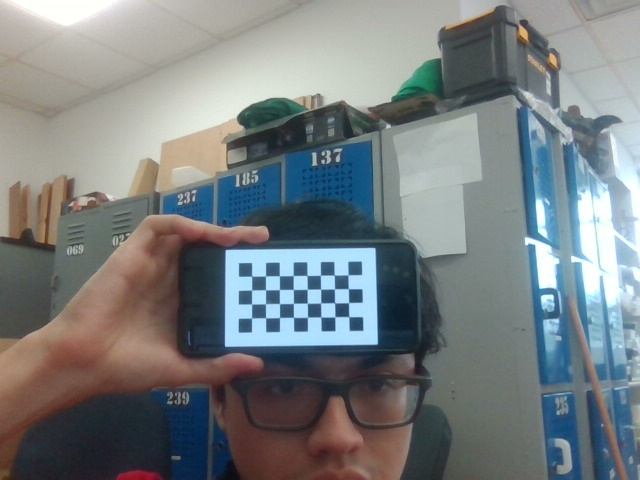
#> input picture vision_challenge04/calibrationImg/calibrationImg_0.jpg, 640 x 480 px; its folder holds 4 pictures in this run
$ python -i cameraCalibration.py   (imports and definitions only)
#> lines starting #> are read from the running program, lines starting #| are printed output that depends on the picture; after the words box and inside, x2 and y2 are one past the last pixel; in counts of white or black regions, pixels touching at a corner belong together
import cv2
import numpy as np
import glob
import os
import pathlib

BASE_DIR = str(pathlib.Path(__file__).resolve().parent)

def getPics(calibrationDir):
    cap = cv2.VideoCapture(0)
    cnt = 0
    while True:
        ret, frame = cap.read()
        if not ret or cnt >= 10:
            break
        cv2.imshow('camera', frame)
        img_name = os.path.join(calibrationDir, f'calibrationImg_{cnt}.jpg')
        if cv2.waitKey(1) & 0xFF==ord('1'):
            cv2.imwrite(img_name, frame)
            cv2.imshow('Captured img', frame)
            cnt += 1
    cap.release()
    cv2.destroyAllWindows()

def calibrate(showPics=True, takePic=False):
#> called with showPics = True, takePic = False
    calibrationDir = os.path.join(BASE_DIR,'calibrationImg')

    if takePic:
        getPics(calibrationDir)

    imgPathList = glob.glob(os.path.join(calibrationDir, 'calibrationImg_*.jpg'))
    print("Calibrating with {} images".format(len(imgPathList)))
    nRows = 7
    nCols = 7
    square_size = 0.7 #cm
    termCriteria = (cv2.TERM_CRITERIA_EPS + cv2.TERM_CRITERIA_MAX_ITER, 30, 0.001)
    worldPtsCur = np.zeros((nRows*nCols, 3), np.float32)
    worldPtsCur[:,:2] = np.mgrid[0:nRows, 0:nCols].T.reshape(-1,2)
    worldPtsCur = worldPtsCur*square_size
    worldPtsList = []
    imgPtsList = []

    # create hsv bounds with the following values hMin = 100 , sMin = 20, vMin = 135), (hMax = 135 , sMax = 100, vMax = 190)
    lower = np.array([100, 20, 135])
    upper = np.array([135, 100, 190])

    for curImgPath in imgPathList:
        imgBGR = cv2.imread(curImgPath)
#> imgBGR is the input picture: shape (480, 640, 3); mean B, G, R 128, 126.1, 120.1
        imgGrey = cv2.cvtColor(imgBGR, cv2.COLOR_BGR2GRAY)
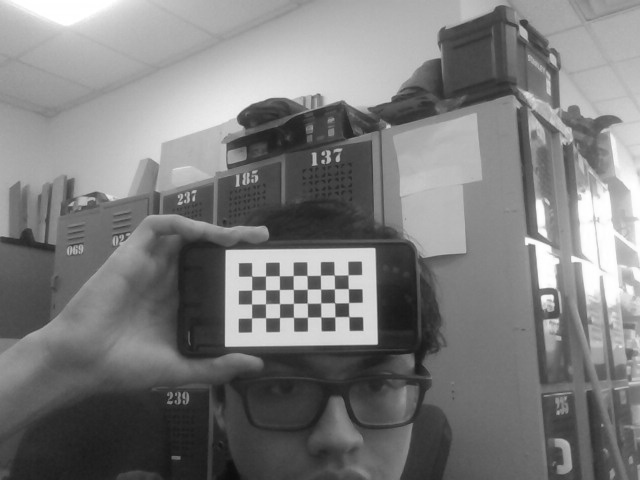
#> imgGrey: shape (480, 640); min 13, max 255, mean 124.5
        imgHSV = cv2.cvtColor(imgBGR, cv2.COLOR_BGR2HSV)
#> imgHSV: shape (480, 640, 3); mean H, S, V 67.4, 59.1, 138.7
        mask = cv2.inRange(imgHSV, lower, upper)
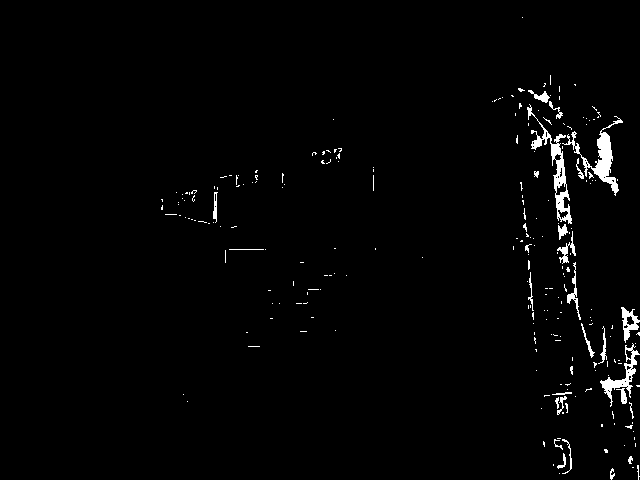
#> mask: shape (480, 640); 1.7% white; 236 white regions (207 under 20 px), largest, box (x1, y1, x2, y2) and area: (527, 104, 572, 224) 998, (562, 116, 623, 196) 971, (600, 343, 640, 407) 567
        cv2.imshow('Mask', mask)
        krn = cv2.getStructuringElement(cv2.MORPH_RECT, (50, 30))
        dlt = cv2.dilate(mask, krn, iterations=5)
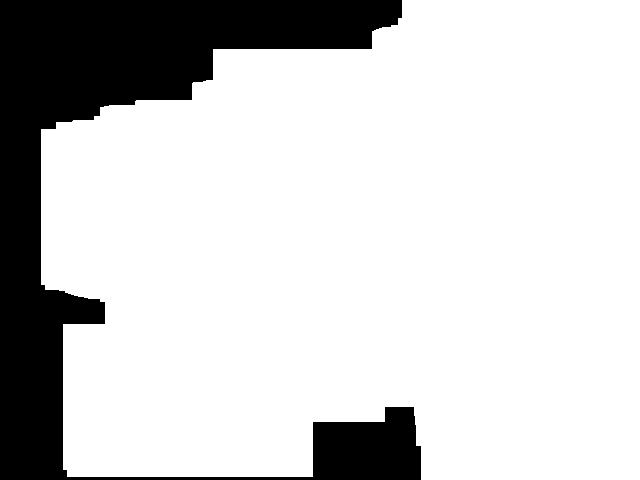
#> dlt: shape (480, 640); 80.7% white; 1 black region, box (x1, y1, x2, y2) and area: (0, 0, 421, 480) 59253
        res = 255 - cv2.bitwise_and(dlt, mask)

        res = np.uint8(res)

        cornersFound, cornersOrg = cv2.findChessboardCorners(res, (nRows,nCols), None)
#> cornersFound = False; cornersOrg = None
        cv2.waitKey(500)
        cv2.imshow('Original', res)

        cv2.imshow('Grey', imgGrey)

        if not cornersFound:
            cornersFound, cornersOrg = cv2.findChessboardCorners(imgGrey, (nRows,nCols), None)

        if cornersFound:
            print ('Found corners in ', curImgPath)
            worldPtsList.append(worldPtsCur)
            cornersRefined = cv2.cornerSubPix(res, cornersOrg, (11,11), (-1,-1), termCriteria)
            imgPtsList.append(cornersRefined)
            if showPics:
                cv2.drawChessboardCorners(imgBGR, (nRows, nCols), cornersRefined, cornersFound)
                cv2.imshow('Chessboard', imgBGR)
                cv2.waitKey(500)
#> pass 2 of the loop in calibrate, `for curImgPath in imgPathList:`:
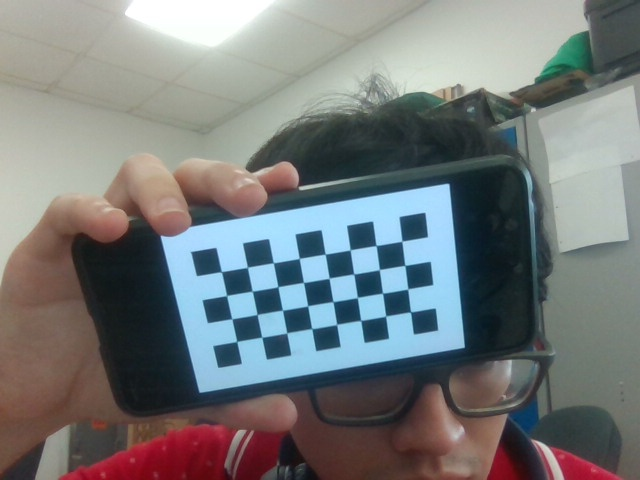
#> input picture vision_challenge04/calibrationImg/calibrationImg_1.jpg, 640 x 480 px
#> in calibrate, imgBGR is the input picture: shape (480, 640, 3); mean B, G, R 122.8, 122.1, 117.9
#> imgHSV: shape (480, 640, 3); mean H, S, V 66.9, 66.1, 136.4
#> in calibrate, `mask = cv2.inRange(imgHSV, lower, upper)`:
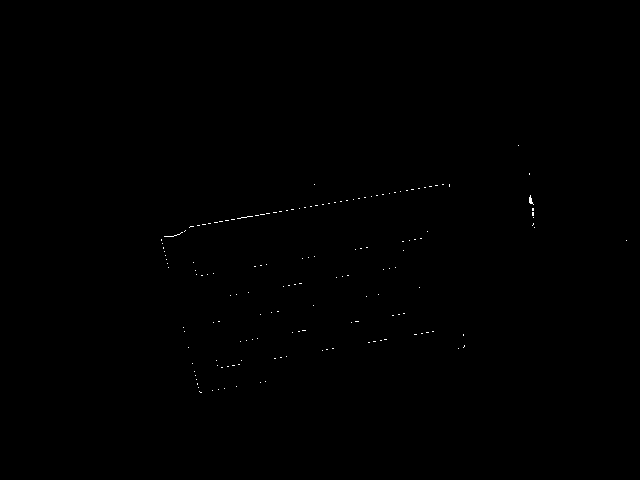
#> mask: shape (480, 640); 0.11% white in thin lines or dots, all inside (x1, y1, x2, y2) = (161, 145, 627, 393)
#> in calibrate, `dlt = cv2.dilate(mask, krn, iterations=5)`:
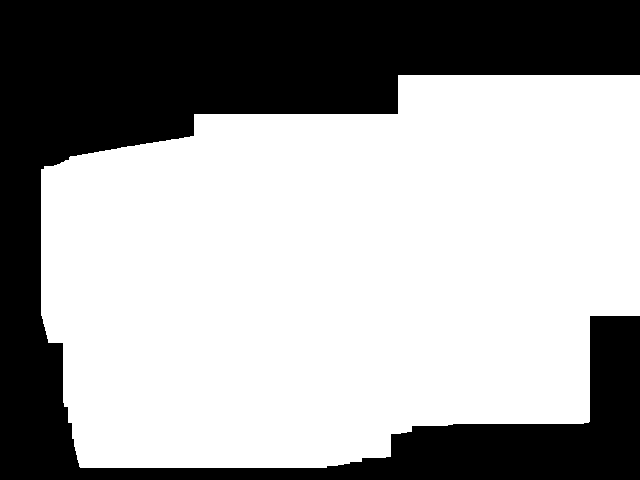
#> dlt: shape (480, 640); 63.8% white; 1 black region, box (x1, y1, x2, y2) and area: (0, 0, 640, 480) 111138
#> pass 3 of the loop in calibrate, `for curImgPath in imgPathList:`:
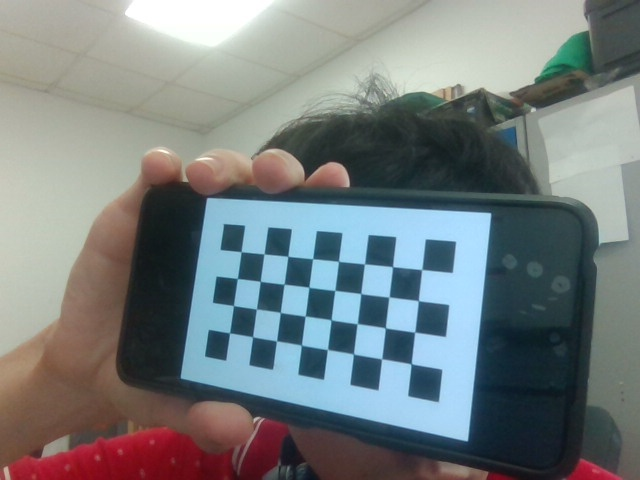
#> input picture vision_challenge04/calibrationImg/calibrationImg_2.jpg, 640 x 480 px
#> in calibrate, imgBGR is the input picture: shape (480, 640, 3); mean B, G, R 127.2, 126.2, 118.7
#> imgHSV: shape (480, 640, 3); mean H, S, V 69.8, 69.3, 140.2
#> in calibrate, `mask = cv2.inRange(imgHSV, lower, upper)`:
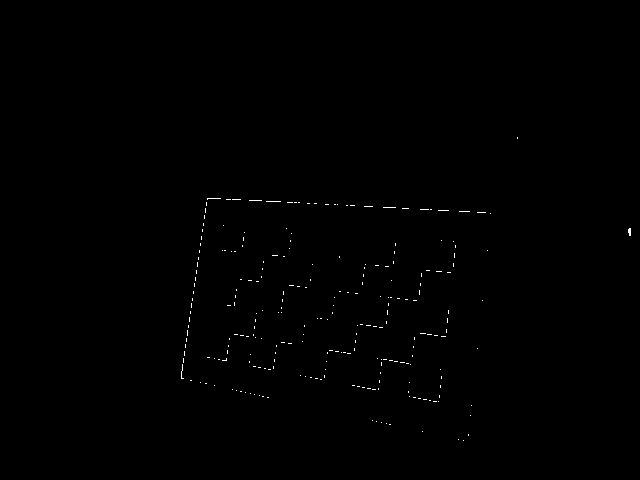
#> mask: shape (480, 640); 0.25% white in thin lines or dots, all inside (x1, y1, x2, y2) = (181, 137, 631, 441)
#> in calibrate, `dlt = cv2.dilate(mask, krn, iterations=5)`:
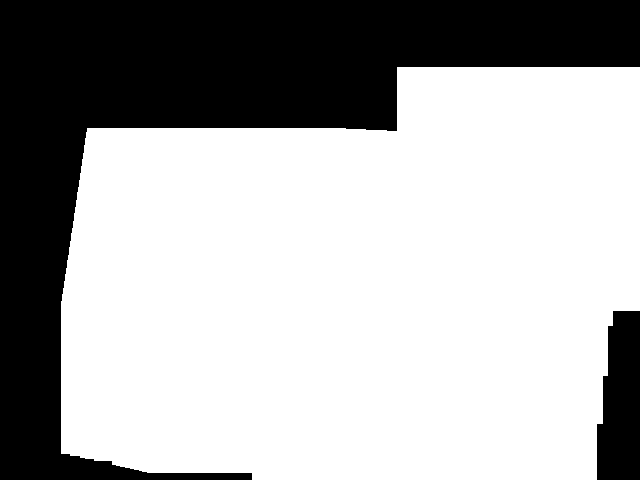
#> dlt: shape (480, 640); 67.6% white; 2 black regions, box (x1, y1, x2, y2) and area: (0, 0, 640, 480) 93221, (597, 311, 640, 480) 6189
#> the loop made 4 passes; the first 3 are shown
    cv2.destroyAllWindows()

#> (the run stopped early here; a loop or call above may not have finished)
